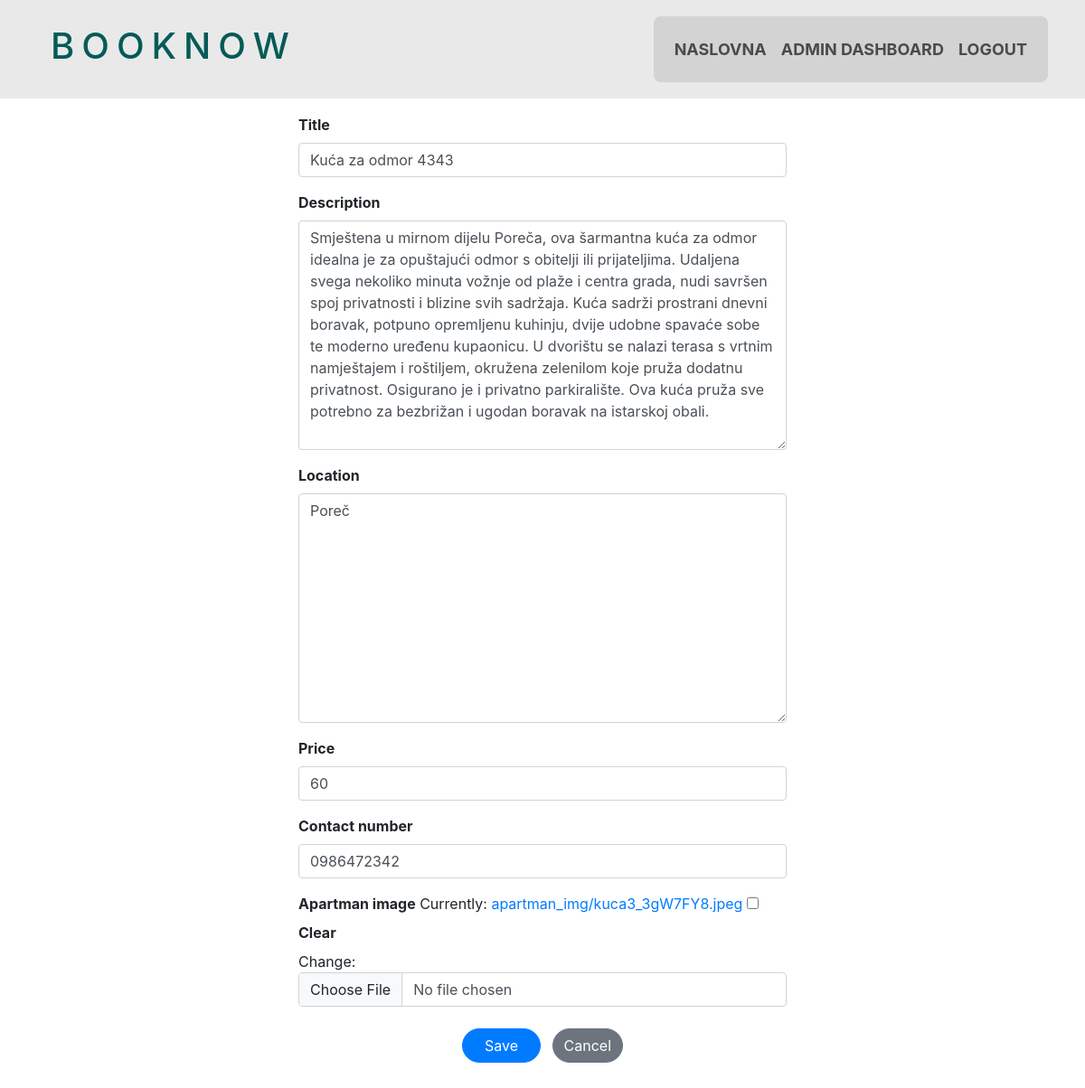
Page /app/edit_apartman/36/ (signed in) on the committed database.
### app/models.py (models this page shows)
class Apartman(models.Model):
    title = models.CharField(max_length=200)
    description = models.TextField()
    location=models.TextField(default="no location")
    price = models.CharField(max_length=15, null=True, blank=True)
    user = models.ForeignKey(User, on_delete=models.CASCADE)
    contact_number = models.CharField(max_length=15, null=True, blank=True)
    apartman_image = models.ImageField(upload_to='apartman_img/', null=True, blank=True)

### app/views.py (the view)
# urls.py: path('edit_apartman/<int:apartman_id>/', views.edit_apartman, name='edit_apartman'),
@login_required
def edit_apartman(request, apartman_id):
    apartman = get_object_or_404(Apartman, id=apartman_id)
    if request.method == 'POST':
        form = ApartmanForm(request.POST, request.FILES, instance=apartman)
        if form.is_valid():
            form.save()
            return HttpResponseRedirect(reverse('app:apartman_detail', args=[apartman.id]))
    else:
        form = ApartmanForm(instance=apartman)
    return render(request, 'app/edit_apartman.html', {'form': form, 'apartman': apartman})

### app/forms.py
class ApartmanForm(ModelForm):
    class Meta:
        model = Apartman
        fields= ['title','description', 'location','price','contact_number','apartman_image']

### app/templates/app/edit_apartman.html (shortened to what this page needs)
{% extends "app/base.html" %}
{% load widget_tweaks %}
{% block content %}
<!DOCTYPE html>
<html lang="en">
<head>
  <link rel="stylesheet" href="https://stackpath.bootstrapcdn.com/bootstrap/4.5.2/css/bootstrap.min.css">
</head>
<body>
  <div class="container">
    <div class="row justify-content-center">
      <div class="col-md-6">
        <form method="post" enctype="multipart/form-data">
          {% for field in form.visible_fields %}
            {% if field.label != "Text" %}
              <div class="form-group mt-3">
                <label for="{{ field.id_for_label }}">{{ field.label }}</label>
                {{ field|add_class:'form-control' }}
              </div>
            {% endif %}
          {% endfor %}
          <div class="form-group mt-4 mb-5 text-center">
            <button type="submit" class="btn btn-primary px-4 rounded-pill mr-2">
               Save
            </button>
            <a href="{% url 'app:apartman_detail' apartman.id %}" class="btn btn-secondary rounded-pill">Cancel</a>
          </div>
        </form>
      </div>
    </div>
  </div>
</body>
</html>
{% endblock %}

### static/app/app.css (style rules this page uses)
* { padding: 0; margin: 0; }
body { background-color: #fffffe; }
.form-group { position: relative; margin-bottom: 1.5rem; }
.form-group label { font-weight: bold; margin-bottom: 0.5rem; }
.form-control { border-radius: 0.25rem; border: 1px solid #ccc; padding: 0.5rem 1rem; }
.btn-primary { background-color: #007bff; border-color: #007bff; }
.btn-secondary { background-color: #6c757d; border-color: #6c757d; }
a { text-decoration: none; }
.container { padding-top: 110px; }

### rows in the picture
Apartman: visible_fields "Kuća za odmor 4343" "Smještena u mirnom dijelu Poreča, ova šarmantna kuća za odmor idealna je za opuštajući odmor s obitelji ili prijateljima. Udaljena svega nekoliko minuta vožnje od plaže i centra grada, nudi savršen spoj privatnosti i blizine svih sadržaja. Kuća sadrži prostrani dnevni boravak, potpuno opremljenu kuhinju, dvije udobne spavaće sobe te moderno uređenu kupaonicu. U dvorištu se nalazi terasa s vrtnim namještajem i roštiljem, okružena zelenilom koje pruža dodatnu privatnost. Osigurano je i privatno parkiralište. Ova kuća pruža sve potrebno za bezbrižan i ugodan boravak na istarskoj obali." "Poreč" "60" "0986472342"

### other values in the picture
{{ field.label }} "Title" "Description" "Location" "Price" "Contact number" "Apartman image"
